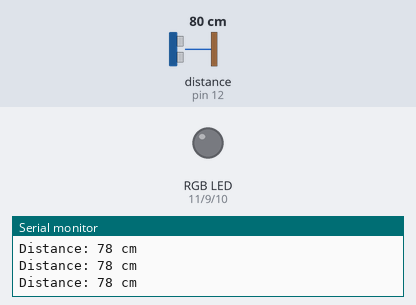
A sketch run on a simulated Arduino Uno, built with avr-gcc and run on an emulated ATmega328P. Parts: an RGB LED mixed from three pins (HIGH = lit), the last lines printed to the serial monitor. Wiring (inferred from the names in the program): ultrasonic range finder: trigger pin 13; echo pin 12. The inputs (shaded band) are chosen by the test bench; at power-on: distance to the obstacle (sensor on pin 12) 80 cm. The echo pulse lasts 58.3 µs per cm; pins used as bus, display or sensor lines are not drawn.

Above: at 1.2 s.
1.3 s: distance to the obstacle (sensor on pin 12) set to 147 cm
2.9 s: distance to the obstacle (sensor on pin 12) set to 156 cm
At 4.0 s:
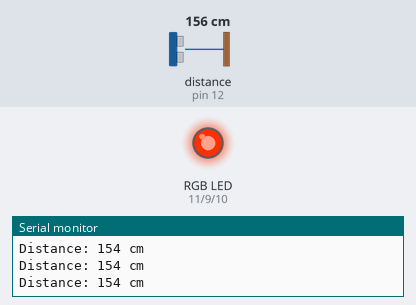
4.8 s: distance to the obstacle (sensor on pin 12) set to 60 cm
At 5.9 s:
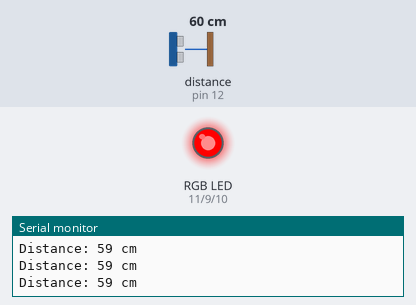
6.6 s: distance to the obstacle (sensor on pin 12) set to 299 cm
At 8.1 s:
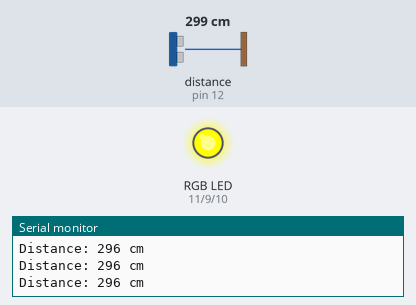
8.4 s: distance to the obstacle (sensor on pin 12) set to 257 cm
10.0 s: distance to the obstacle (sensor on pin 12) set to 248 cm
At 11.0 s:
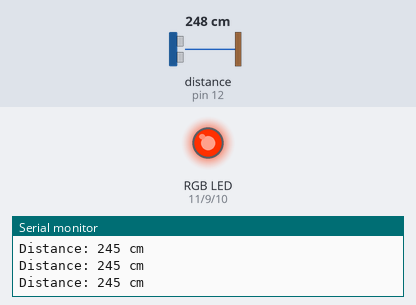
Timing chart, 0 to 12.9 s (numbered marks = the images above; inputs shaded):
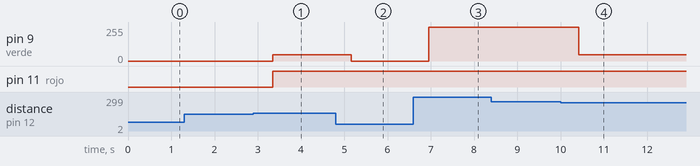

The sketch:

_tp_1_101.ino
```cpp
#define verde 9
#define azul 10
#define rojo 11
#define trigPin  13
#define echoPin  12
long duration, cm;

void setup() {
  Serial.begin (9600);
  pinMode(trigPin, OUTPUT);
  pinMode(echoPin, INPUT);
}

void loop()
{
  digitalWrite(trigPin, LOW);
  delayMicroseconds(5);
  digitalWrite(trigPin, HIGH);
  delayMicroseconds(10);
  digitalWrite(trigPin, LOW);

  duration = pulseIn(echoPin, HIGH);


  cm= duration*0.034/2;
  Serial.print("Distance: ");
  Serial.print(cm);
  Serial.println(" cm");

  delay(250);

  if(cm > 50 && cm < 150)
  {
    analogWrite(verde,	LOW);
    digitalWrite(rojo, HIGH);
    analogWrite(azul, LOW);
  }
  if(cm > 150 && cm < 250)
  {
    analogWrite(verde, 48);
    analogWrite(rojo, 255);
    analogWrite(azul, LOW);
  }
    if(cm > 250)
  {
    digitalWrite(verde, HIGH);
    digitalWrite(rojo, HIGH);
    analogWrite(azul, LOW);
  }
}
```

Measured:
- the behaviour switches between 152 and 153 cm on distance to the obstacle (sensor on pin 12) (found by bisection; images 0 and 1)
- the behaviour switches between 253 and 252 cm on distance to the obstacle (sensor on pin 12) (found by bisection; images 3 and 4)
- after the input at 2.9 s, pin 9 (verde): 0/255 → 48/255 after 0.45 s; pin 11 (rojo): LOW → HIGH after 0.45 s
- after the input at 4.8 s, pin 9 (verde): 48/255 → 0/255 after 0.36 s
- after the input at 6.6 s, pin 9 (verde): 0/255 → 255/255 after 0.36 s
- after the input at 10.0 s, pin 9 (verde): 255/255 → 48/255 after 0.43 s
